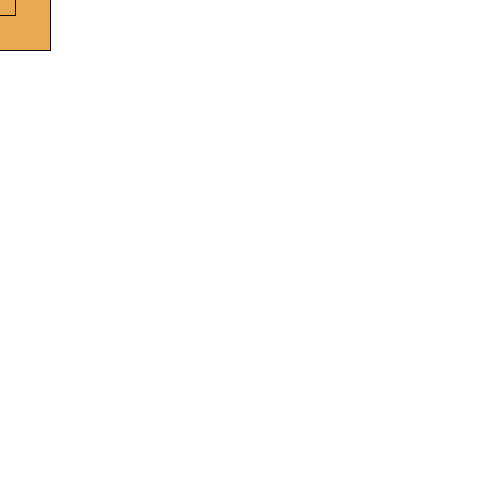
Frame 1 (no input)
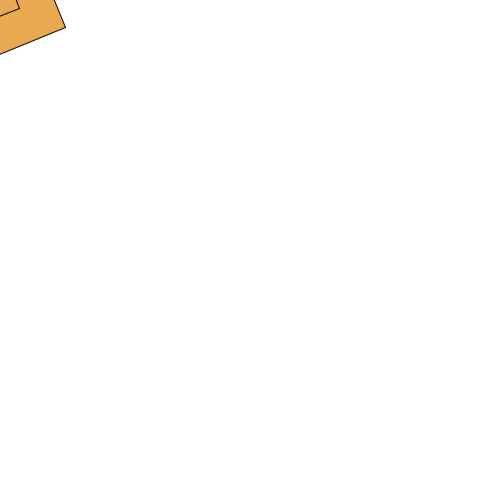
Frame 60 (the mouse pressed at the canvas centre just before this capture)
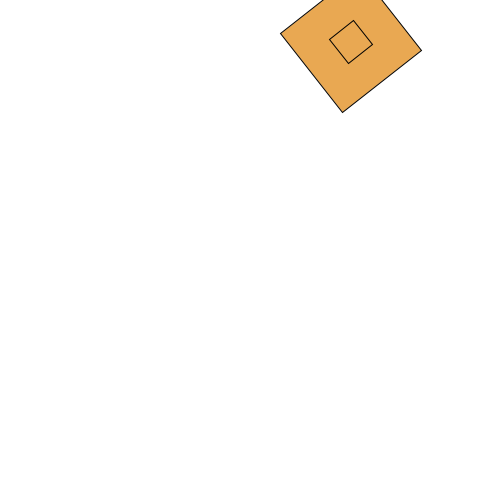
Frame 120 (the mouse held since frame 60 and released just before this capture)

The Processing sketch that drew these frames (run headless with seeded random() and noise(); from frame 60 on, the mouse is pressed at the canvas centre):

// Processing sketch: rotate_then_translation_Ink
// ── rotate_then_translation_Ink.pde
float angle = 0;

void setup(){
  size(500,500);
}
void draw() {
  background(255);
  fill(233,168,82);
  rotate(angle);
  translate(mouseX, mouseY);
  rect(-50,-50,100,100);
  rect(-15, -15, 30, 30);
  angle += 0.1;
}

//rotate then translation
